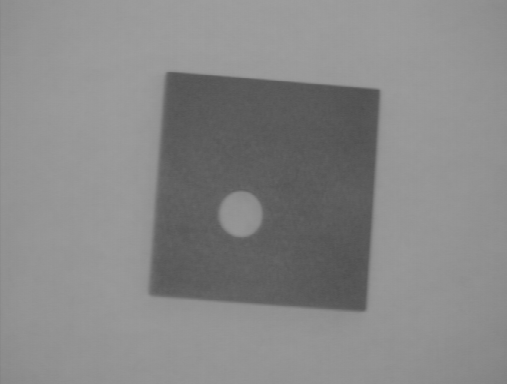
#> input picture imgProc/HW3/Fig2.gif, 507 x 384 px, given in place of Fig2.bmp, which was not available
$ python 3.py
#> lines starting #> are read from the running program, lines starting #| are printed output that depends on the picture; pictures that were not available may be replaced by others from this repository, and a replacement may not be noted
import os
import cv2
import numpy as np
import math
import matplotlib.pyplot as plt

"""This is used to be a bilinear interpolation function I've finished in the past, but I changed to nearest neighbor interpolation for simplicity."""
def bi_affine(img, A):
    img_out = np.zeros_like(img)
    inv = np.linalg.inv(A)

    h, w = img.shape
    for i in range(h):          # row
        for j in range(w):      # col
            origin_T = np.array([[j], [i], [1]])
            inv_T = inv @ origin_T

            c, r = inv_T[0].item(), inv_T[1].item()

            # clamp
            r = min(max(r, 0), h-1)
            c = min(max(c, 0), w-1)

            # nearest neighbor
            r_nn, c_nn = int(round(r)), int(round(c))
            img_out[i, j] = img[r_nn, c_nn]

    return img_out

def get_rotation_matrix(h, w, angle_deg):
    cx, cy = w/2, h/2
    theta = math.radians(angle_deg)
    cos_t, sin_t = math.cos(theta), math.sin(theta)

    A = np.array([
        [ cos_t, sin_t, (1-cos_t)*cx-sin_t*cy],
        [-sin_t, cos_t, (1-cos_t)*cy+sin_t*cx],
        [     0,     0,                     1]
    ], dtype=np.float32)

    return A

if __name__ == '__main__':
    os.makedirs("result/p3", exist_ok=True)

    img = cv2.imread('src/Fig2.bmp', cv2.IMREAD_GRAYSCALE)
#> img is the input picture: shape (384, 507); min 77, max 159, mean 135.3
    if img is None:
        raise FileNotFoundError("Cannot find Fig2.bmp")

    h, w = img.shape
#> h = 384; w = 507

    angles = [15, 30, 45, 60, 90]
    results = [img]

    for angle in angles:
        A = get_rotation_matrix(h, w, -angle)
        rotated = bi_affine(img, A)

        cv2.imwrite(f"result/p3/rot_{angle}.bmp", rotated)
        results.append(rotated)
#> this loop made 5 passes
#> pass 1, `rotated = bi_affine(img, A)`:
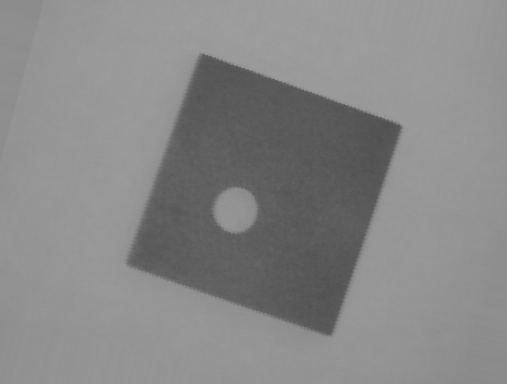
#> rotated: shape (384, 507); min 77, max 159, mean 135.5
#> pass 2, `rotated = bi_affine(img, A)`:
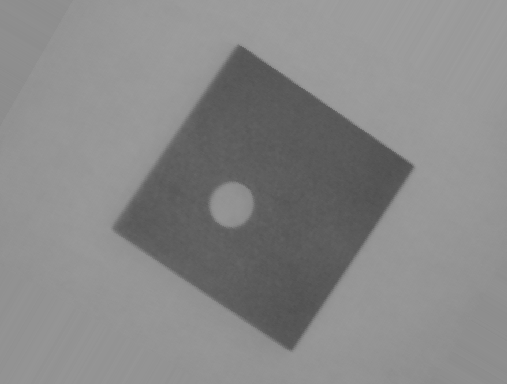
#> rotated: shape (384, 507); min 79, max 159, mean 135.8
#> pass 3, `rotated = bi_affine(img, A)`:
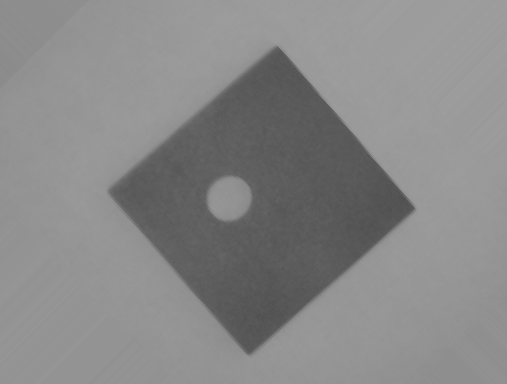
#> rotated: shape (384, 507); min 77, max 159, mean 136
#> after the loop, results = 6 items

    print("Result images saved to result/p3/")

    plt.figure(figsize=(12, 8))
    titles = ["Original"] + [f"{a}° CW" for a in angles]

    for idx, (title, im) in enumerate(zip(titles, results), 1):
        plt.subplot(2, 3, idx)
        plt.imshow(im, cmap="gray")
        plt.title(title)
        plt.axis("off")
#> this loop made 6 passes
#> title on passes 1 to 6: 'Original', '15° CW', '30° CW', '45° CW', '60° CW', '90° CW'

    plt.tight_layout()
    plt.savefig("result/p3/combined_grid.png")
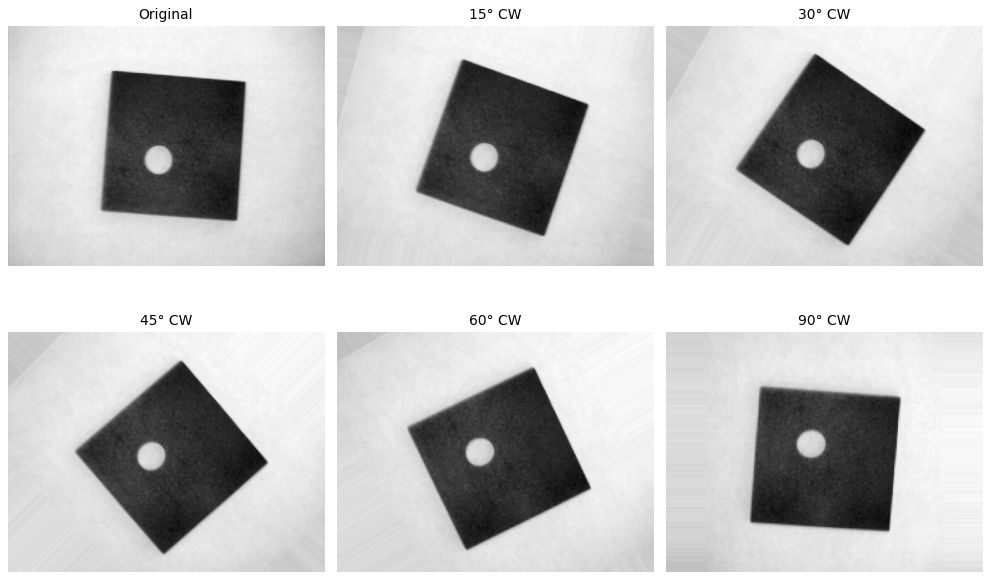
#> figure drawn by matplotlib, 6 panels
    plt.show()
